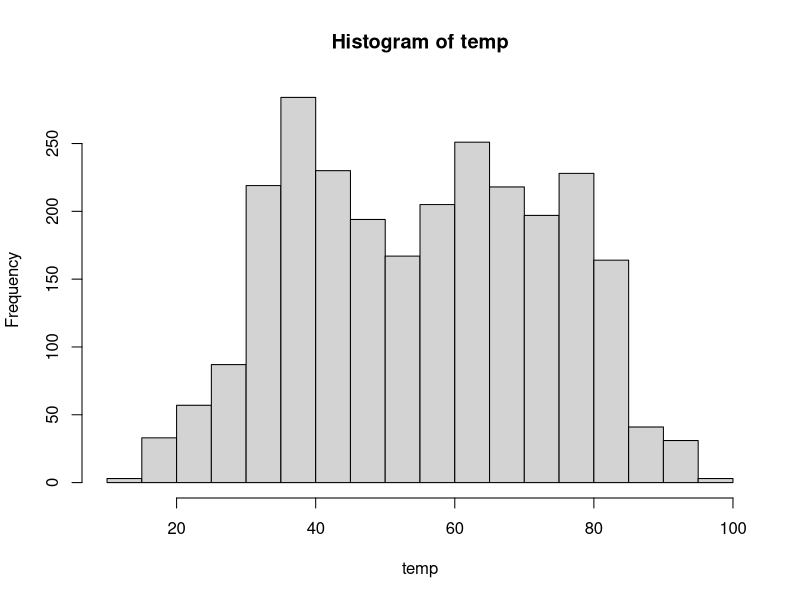
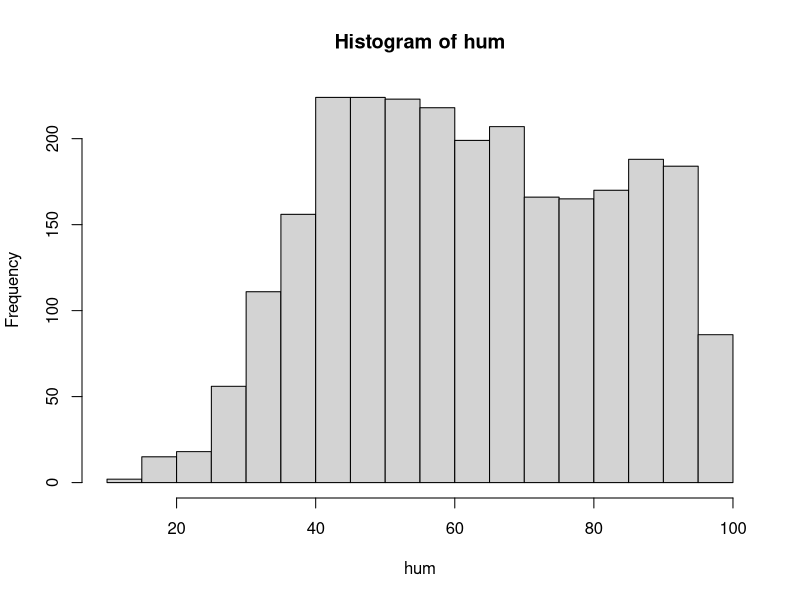
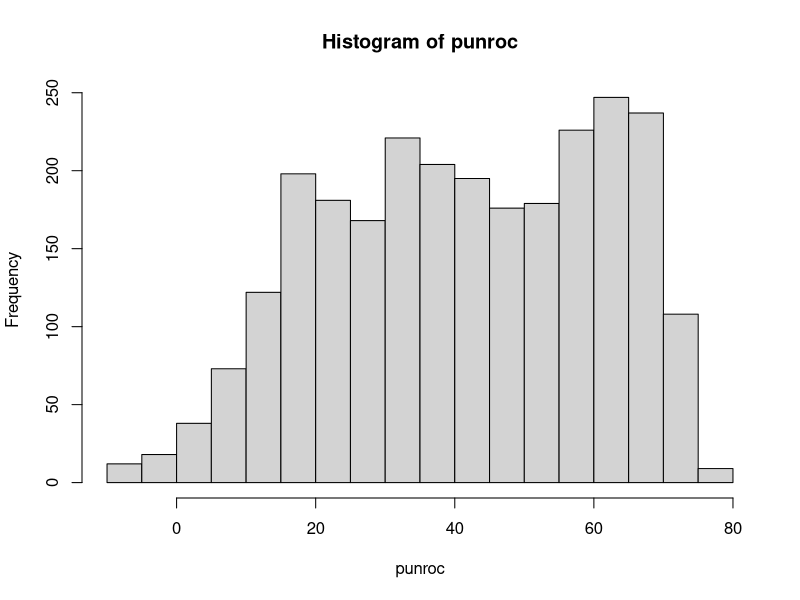
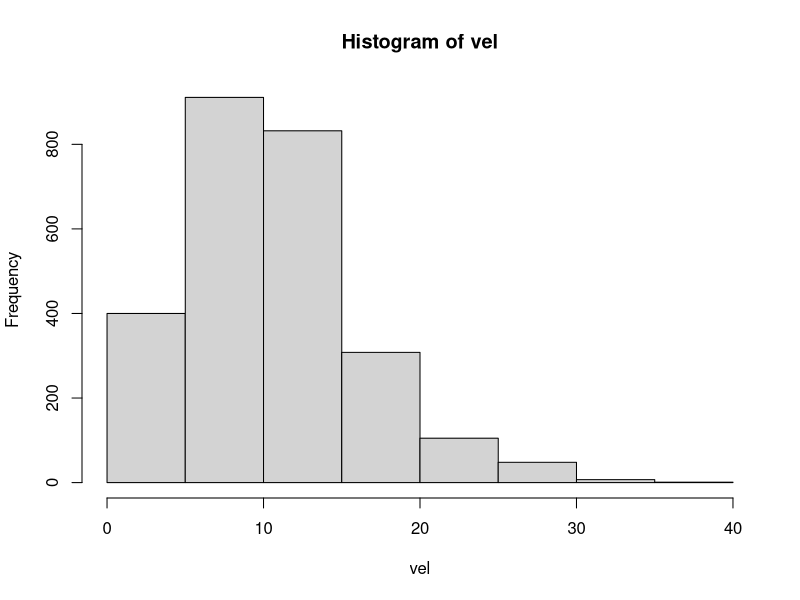

Here is the R script that generated these plots, in order:
# nombre del archivo a mandar por correo:
# nombre_apellido_inferencia_profesor.R
# ejemplo:
# juan_perez_estadistica_mayer.R

# No olvide ejecutar las líneas 6 y 11 antes de empezar el resto del trabajo
library(readxl)


# 1. Use la función read_excel para cargar los datos que se encuentran en el archivo excel datos_ie.xlsx
misdatos <- read_excel("datos_ie.xlsx")





# 2. Para la variable "velocidad_viento", que es una de las columnas de los datos 
# que acaba de cargar, encuentre lo siguiente usando la función quantile:
# 2.1 el cuantil 0.025 (2 pto)
# 2.2 la mediana (2 pto)
# 2.3 el cuantil 0.975 (2 pto)
# Nota la función quantile es la que calcula cuantiles de un vector. Por ejemplo si el vector se llama x y
# queremos calcular el cuantil 37 escribiremos en R quantile(x, 0.37)

velocidad_viento <- misdatos[,10]

velocidad_viento

vel <- c(misdatos$velocidad_viento)

quantile(vel, 0.025)

summary(vel)

quantile(vel, 0.975)


# 3. Para la variable "temperatura" compute lo siguiente
# 3.1 la media (2 pto)
# 3.2 la desviación estandar    (2 pto)
# 3.3 la cantidad de observaciones (n)   (2 pto)
# 3.4 la desviación estandar, dividida por la raíz de n  (2 pto)

temp <- c(misdatos$temperatura) 

mean(temp)

sd(temp)

str(temp)
length(temp)

sd(temp)/2612^1/2


# 4. Grafique los histogramas de estas cuatro variables: temperatura, humedad,
# punto_rocio y velocidad_viento. Puede usar cualquier función y paquete de R (4 pts)

hist(temp)

hum <- c(misdatos$humedad)

hist(hum)

punroc <- c(misdatos$punto_rocio)

hist(punroc)

hist(vel)



# 5. Use el comando pnorm, para encontrar la probabilidad de que una variable aleatoria normal
# estándard esté entre -1 y 1.2, es decir, encontrar P(-1 <= z <= 1.2)
# Nota, el comando pnorm asume por defecto que nuestra normal es estándar. (2 pto)

pnorm(1.2)

pnorm(-1)

pnorm(1.2) - pnorm(-1)
